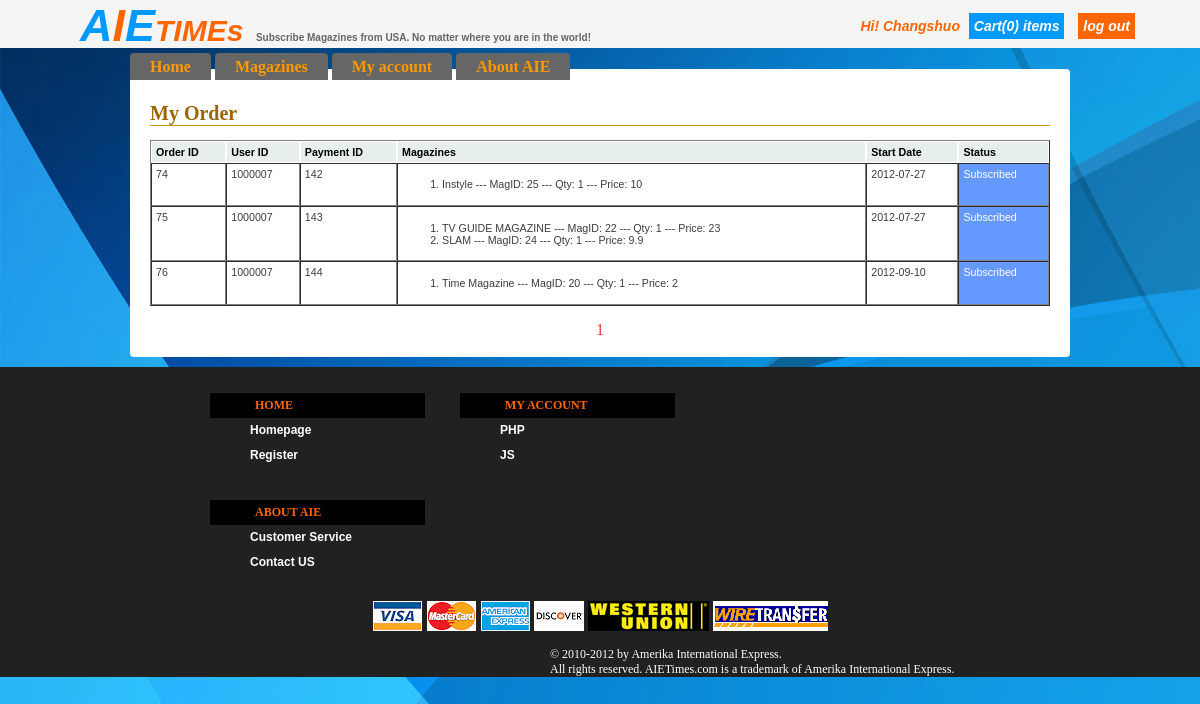
The app's page /Myorder.php (signed in) with its own data.
### tables this page shows
CREATE TABLE IF NOT EXISTS `order` (
  `order_id` int(10) NOT NULL AUTO_INCREMENT,
  `user_id` int(10) NOT NULL,
  `payment_id` int(10) NOT NULL,
  `start_date` date NOT NULL,
  `status` varchar(18) NOT NULL,
  `address_id` int(10) NOT NULL,
  PRIMARY KEY (`order_id`),
  KEY `user_id` (`user_id`),
  KEY `payment_id` (`payment_id`)
);

CREATE TABLE IF NOT EXISTS `order_magazineinfo` (
  `order_mag_id` int(10) NOT NULL AUTO_INCREMENT COMMENT 'identify every item in an order',
  `quantity` int(10) NOT NULL,
  `mag_id` int(10) NOT NULL,
  `order_id` int(10) NOT NULL,
  `subscribe_date` date NOT NULL,
  `number_of_issue` int(10) NOT NULL,
  `price` float NOT NULL,
  `shipping_period` varchar(10) NOT NULL DEFAULT '1',
  `order_period` varchar(50) NOT NULL,
  `end_date` date NOT NULL,
  PRIMARY KEY (`order_mag_id`),
  KEY `order_id` (`order_id`),
  KEY `mag_id` (`mag_id`)
);

CREATE TABLE IF NOT EXISTS `magazineinfo` (
  `mag_id` int(10) NOT NULL AUTO_INCREMENT,
  `mag_name` varchar(20) NOT NULL,
  `category` varchar(20) NOT NULL,
  `price_per_issue` varchar(20) NOT NULL,
  `weight_per_issue` varchar(5) NOT NULL,
  `cover_pic` varchar(50) NOT NULL,
  `description` varchar(500) NOT NULL,
  `issue_per_month` int(10) NOT NULL,
  `status` varchar(50) NOT NULL,
  `price_three_months` varchar(20) NOT NULL,
  `price_six_months` varchar(20) NOT NULL,
  `price_nine_months` varchar(20) NOT NULL,
  `price_twelve_months` varchar(20) NOT NULL,
  PRIMARY KEY (`mag_id`)
);

### pageclass.php (the view, shortened to what this page needs)
<?php
class mysql_pager{
	var $page;
	var $result;
	var $results_per_page = 3;
	var $total_pages;
function mysql_pager($result, $current_page, $results_per_page){
	$this->result = $result;
	if(!$current_page || $current_page < 0)
	$this->page = 1;
	else $this->page = $current_page;
	if(!empty($results_per_page))
	$this->results_per_page = $results_per_page;
	$numrows = @mysql_num_rows($this->result);
	$this->total_pages = ceil($numrows / $this->results_per_page);
}
function print_paged_results() {
	for($i=1; $i<=$this->results_per_page && $row = @mysql_fetch_array($this->result); $i++){
		echo "<tr>";
	echo "<td>".$row[0]."</td>";
	echo "<td>".$row[1]."</td>";
	echo "<td>".$row[2]."</td>";
	echo "<td><ol>";
		$magazineInfo = mysql_query("SELECT *
			FROM `order_magazineinfo`,`magazineinfo`
			WHERE `order_id`='".$row['order_id']."'
			AND `order_magazineinfo`.`mag_id`=`magazineinfo`.`mag_id`");
		while($list = mysql_fetch_array($magazineInfo)){
			echo "<li>".$list['mag_name']." --- MagID: ".$list['mag_id']." --- 	Qty: ".$list['quantity']." --- Price: ".$list['price']."</li>";}
	echo "</ol></td>";
	echo "<td>".$row[3]."</td>";
	if($row[4]==="Subscribed")
	echo "<td style='background-color:#69F;color:#fff;'>".$row[4]."</td>";
	echo "</tr>";
	}
	echo "</table>\n";
}
function print_navigation() {
	echo "<div align=center>";
	for($i=1; $i<= $this->total_pages; $i++)
	{
		if($i==$this->page)
		echo "<font color=\"#ff3333\">$i </font>";
	}
	echo "</div>\n";
}
}
?>

### AIEtimeCSS.css (style rules this page uses)
body { margin:0px; height:auto; }
.bg { height: auto; overflow: visible; background-color: #CCC; font: "Trebuchet MS", Verdana, sans-serif; background-color: #999; background-image: url(images/blue.jpg); }

### table.css (style rules this page uses)
table.tt tbody td { color: #3D3D3D; padding: 4px; background-color: #FFF; vertical-align: top; }

### records on screen
order: order_id "74", user "1000007", payment "142", start_date "2012-07-27", status "Subscribed"
order_magazineinfo: mag.mag_name "Instyle", mag.mag_id "25", quantity "1", price "10"
order: order_id "75", user "1000007", payment "143", start_date "2012-07-27", status "Subscribed"
order_magazineinfo: mag.mag_name "TV GUIDE MAGAZINE", mag.mag_id "22", quantity "1", price "23"
order_magazineinfo: mag.mag_name "SLAM", mag.mag_id "24", quantity "1", price "9.9"
order: order_id "76", user "1000007", payment "144", start_date "2012-09-10", status "Subscribed"
order_magazineinfo: mag.mag_name "Time Magazine", mag.mag_id "20", quantity "1", price "2"

### other values on screen
$_SESSION['first_name'] "Changshuo"
$count "0"
